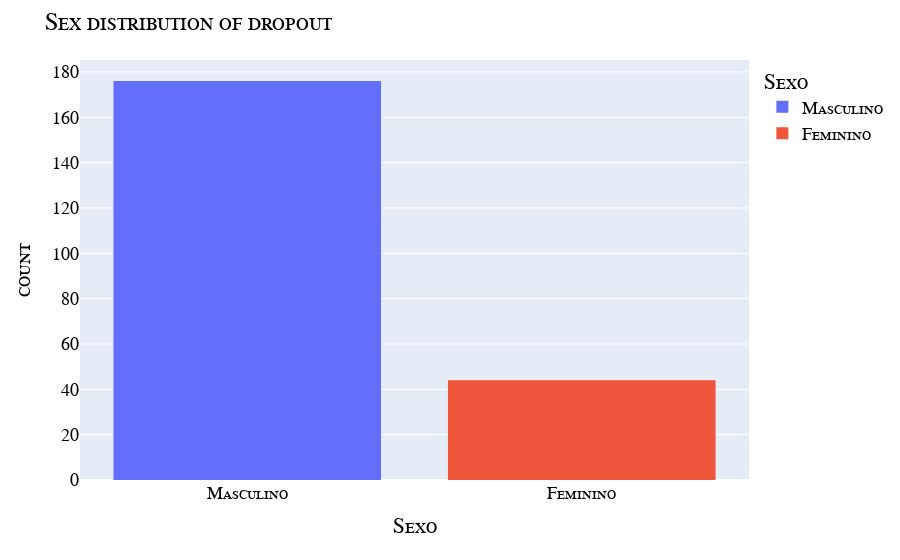

Notebook code for this chart:
### Code cell
fig = px.histogram(active, x='Sexo', color='Sexo').update_layout(title = { "text":"Sex distribution of dropout" }, font=my_font).show()

### Figure 1 — Plotly figure (JSON) as saved in the notebook; plotly's stock layout.template omitted (floating-point values rounded to 4 significant figures; data arrays with more than 128 entries replaced by an {"elided": "..."} marker saying what was removed)
{"data": [{"bingroup": "x", "hovertemplate": "Sexo=%{x}<br>count=%{y}<extra></extra>", "legendgroup": "Masculino", "marker": {"color": "#636efa", "pattern": {"shape": ""}}, "name": "Masculino", "orientation": "v", "showlegend": true, "type": "histogram", "x": {"elided": "176 str values"}, "xaxis": "x", "yaxis": "y"}, {"bingroup": "x", "hovertemplate": "Sexo=%{x}<br>count=%{y}<extra></extra>", "legendgroup": "Feminino", "marker": {"color": "#EF553B", "pattern": {"shape": ""}}, "name": "Feminino", "orientation": "v", "showlegend": true, "type": "histogram", "x": ["Feminino", "Feminino", "Feminino", "Feminino", "Feminino", "Feminino", "Feminino", "Feminino", "Feminino", "Feminino", "Feminino", "Feminino", "Feminino", "Feminino", "Feminino", "Feminino", "Feminino", "Feminino", "Feminino", "Feminino", "Feminino", "Feminino", "Feminino", "Feminino", "Feminino", "Feminino", "Feminino", "Feminino", "Feminino", "Feminino", "Feminino", "Feminino", "Feminino", "Feminino", "Feminino", "Feminino", "Feminino", "Feminino", "Feminino", "Feminino", "Feminino", "Feminino", "Feminino", "Feminino"], "xaxis": "x", "yaxis": "y"}], "layout": {"barmode": "relative", "font": {"color": "Black", "family": "Courier New, monospace", "size": 18, "variant": "small-caps"}, "legend": {"title": {"text": "Sexo"}, "tracegroupgap": 0}, "margin": {"t": 60}, "title": {"text": "Sex distribution of dropout"}, "xaxis": {"anchor": "y", "categoryarray": ["Masculino", "Feminino"], "categoryorder": "array", "domain": [0, 1], "title": {"text": "Sexo"}}, "yaxis": {"anchor": "x", "domain": [0, 1], "title": {"text": "count"}}}}
